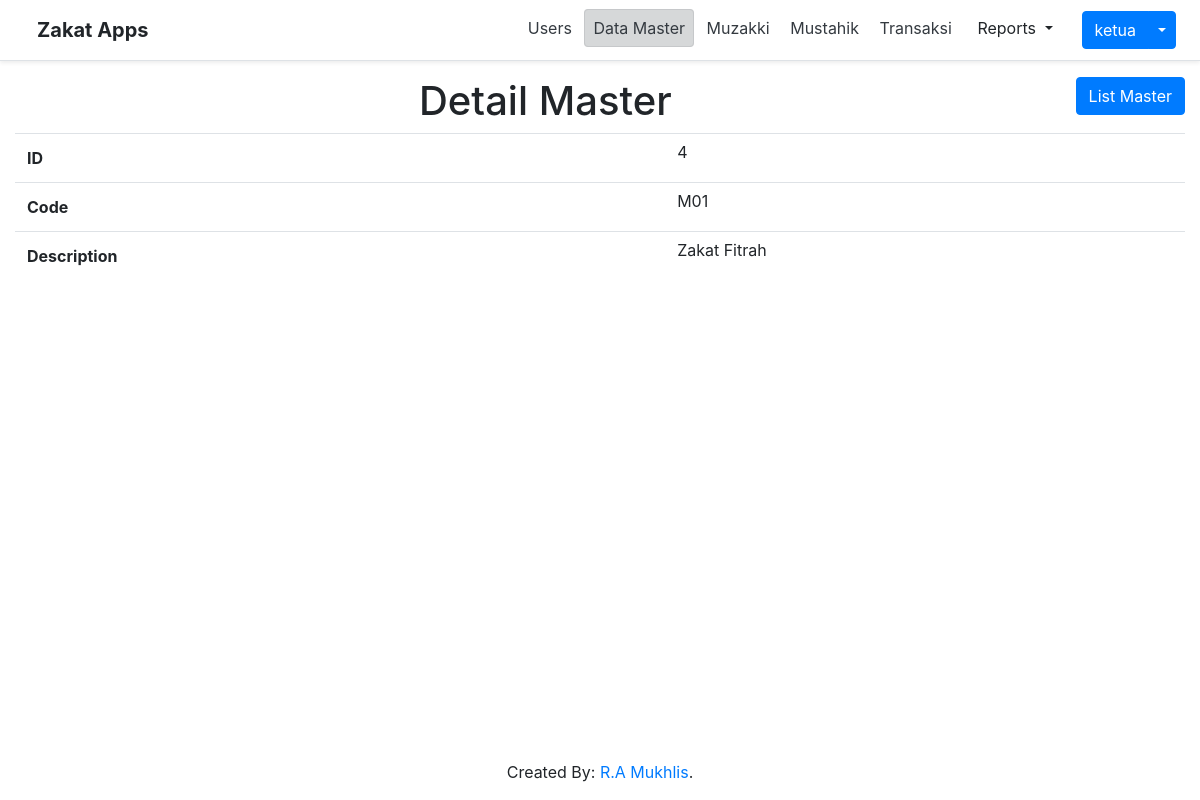
/index.php?page=masters&action=detail&id=4 (signed in), run on the app's committed database.
### tables this page shows
CREATE TABLE `masters` (
  `id` int(11) NOT NULL,
  `code` varchar(25) NOT NULL,
  `description` varchar(75) NOT NULL
);

### masters/detail.php (the view)
<?php
    $id = isset($_GET['id']) ? $_GET['id'] : 0;
    $query = "SELECT * FROM masters WHERE id = '$id'";
    $datas = $conn->query($query);
    $master = $datas->fetch_assoc();
?>
<a href='index.php?page=masters' class="btn btn-primary mb-2 float-right">List Master</a>
<h1 class='text-center'>Detail Master</h1>
<table class='table'>
    <tr>
        <th>ID</th>
        <td>
            <?php echo $master['id'] ?>
        </td>
    </tr>
    <tr>
        <th>Code</th>
        <td>
            <?php echo $master['code'] ?>
        </td>
    </tr>
    <tr>
        <th>Description</th>
        <td>
            <?php echo $master['description'] ?>
        </td>
    </tr>
</table>

### assets/css/table.css (style rules this page uses)
.table tr td { padding: 0.5%; }

### data on the page
masters: id "4", code "M01", description "Zakat Fitrah"

### other printed values
$username "ketua"
